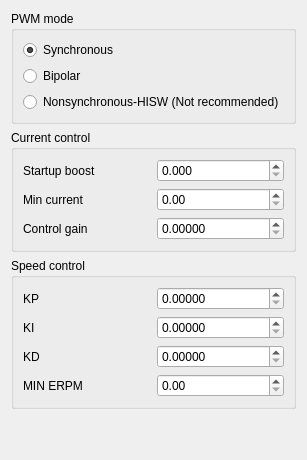
            <widget class="QWidget" name="tab_14">
             <attribute name="title">
              <string>Misc</string>
             </attribute>
             <layout class="QVBoxLayout" name="verticalLayout_29">
              <item>
               <widget class="QGroupBox" name="groupBox_13">
                <property name="title">
                 <string>PWM mode</string>
                </property>
                <layout class="QVBoxLayout" name="verticalLayout_28">
                 <item>
                  <widget class="QRadioButton" name="mcconfPwmModeSyncButton">
                   <property name="text">
                    <string>Synchronous</string>
                   </property>
                   <property name="checked">
                    <bool>true</bool>
                   </property>
                  </widget>
                 </item>
                 <item>
                  <widget class="QRadioButton" name="mcconfPwmModeBipolarButton">
                   <property name="text">
                    <string>Bipolar</string>
                   </property>
                  </widget>
                 </item>
                 <item>
                  <widget class="QRadioButton" name="mcconfPwmModeNonsyncHiswButton">
                   <property name="text">
                    <string>Nonsynchronous-HISW (Not recommended)</string>
                   </property>
                  </widget>
                 </item>
                </layout>
               </widget>
              </item>
              <item>
               <widget class="QGroupBox" name="groupBox_14">
                <property name="title">
                 <string>Current control</string>
                </property>
                <layout class="QHBoxLayout" name="horizontalLayout_23">
                 <item>
                  <layout class="QGridLayout" name="gridLayout_14">
                   <item row="0" column="0">
                    <widget class="QLabel" name="label_34">
                     <property name="text">
                      <string>Startup boost</string>
                     </property>
                    </widget>
                   </item>
                   <item row="0" column="1">
                    <widget class="QDoubleSpinBox" name="mcconfCcBoostBox">
                     <property name="decimals">
                      <number>3</number>
                     </property>
                     <property name="maximum">
                      <double>1.000000000000000</double>
                     </property>
                     <property name="singleStep">
                      <double>0.010000000000000</double>
                     </property>
                    </widget>
                   </item>
                   <item row="1" column="0">
                    <widget class="QLabel" name="label_35">
                     <property name="text">
                      <string>Min current</string>
                     </property>
                    </widget>
                   </item>
                   <item row="1" column="1">
                    <widget class="QDoubleSpinBox" name="mcconfCcMinBox"/>
                   </item>
                   <item row="2" column="0">
                    <widget class="QLabel" name="label_36">
                     <property name="toolTip">
                      <string>Only change this if you know what you are doing</string>
                     </property>
                     <property name="text">
                      <string>Control gain</string>
                     </property>
                    </widget>
                   </item>
                   <item row="2" column="1">
                    <widget class="QDoubleSpinBox" name="mcconfCcGainBox">
                     <property name="decimals">
                      <number>5</number>
                     </property>
                     <property name="maximum">
                      <double>2.000000000000000</double>
                     </property>
                     <property name="singleStep">
                      <double>0.000100000000000</double>
                     </property>
                    </widget>
                   </item>
                  </layout>
                 </item>
                </layout>
               </widget>
              </item>
              <item>
               <widget class="QGroupBox" name="groupBox_15">
                <property name="title">
                 <string>Speed control</string>
                </property>
                <layout class="QHBoxLayout" name="horizontalLayout_24">
                 <item>
                  <layout class="QGridLayout" name="gridLayout_15">
                   <item row="1" column="1">
                    <widget class="QDoubleSpinBox" name="mcconfSpidKiBox">
                     <property name="decimals">
                      <number>5</number>
                     </property>
                     <property name="singleStep">
                      <double>0.000100000000000</double>
                     </property>
                    </widget>
                   </item>
                   <item row="3" column="1">
                    <widget class="QDoubleSpinBox" name="mcconfSpidMinRpmBox">
                     <property name="maximum">
                      <double>200000.000000000000000</double>
                     </property>
                     <property name="singleStep">
                      <double>100.000000000000000</double>
                     </property>
                    </widget>
                   </item>
                   <item row="2" column="1">
                    <widget class="QDoubleSpinBox" name="mcconfSpidKdBox">
                     <property name="decimals">
                      <number>5</number>
                     </property>
                     <property name="singleStep">
                      <double>0.000100000000000</double>
                     </property>
                    </widget>
                   </item>
                   <item row="0" column="0">
                    <widget class="QLabel" name="label_37">
                     <property name="text">
                      <string>KP</string>
                     </property>
                    </widget>
                   </item>
                   <item row="3" column="0">
                    <widget class="QLabel" name="label_40">
                     <property name="text">
                      <string>MIN ERPM</string>
                     </property>
                    </widget>
                   </item>
                   <item row="0" column="1">
                    <widget class="QDoubleSpinBox" name="mcconfSpidKpBox">
                     <property name="decimals">
                      <number>5</number>
                     </property>
                     <property name="singleStep">
                      <double>0.000100000000000</double>
                     </property>
                    </widget>
                   </item>
                   <item row="1" column="0">
                    <widget class="QLabel" name="label_38">
                     <property name="text">
                      <string>KI</string>
                     </property>
                    </widget>
                   </item>
                   <item row="2" column="0">
                    <widget class="QLabel" name="label_39">
                     <property name="text">
                      <string>KD</string>
                     </property>
                    </widget>
                   </item>
                  </layout>
                 </item>
                </layout>
               </widget>
              </item>
              <item>
               <spacer name="verticalSpacer_8">
                <property name="orientation">
                 <enum>Qt::Vertical</enum>
                </property>
                <property name="sizeHint" stdset="0">
                 <size>
                  <width>20</width>
                  <height>40</height>
                 </size>
                </property>
               </spacer>
              </item>
             </layout>
            </widget>
